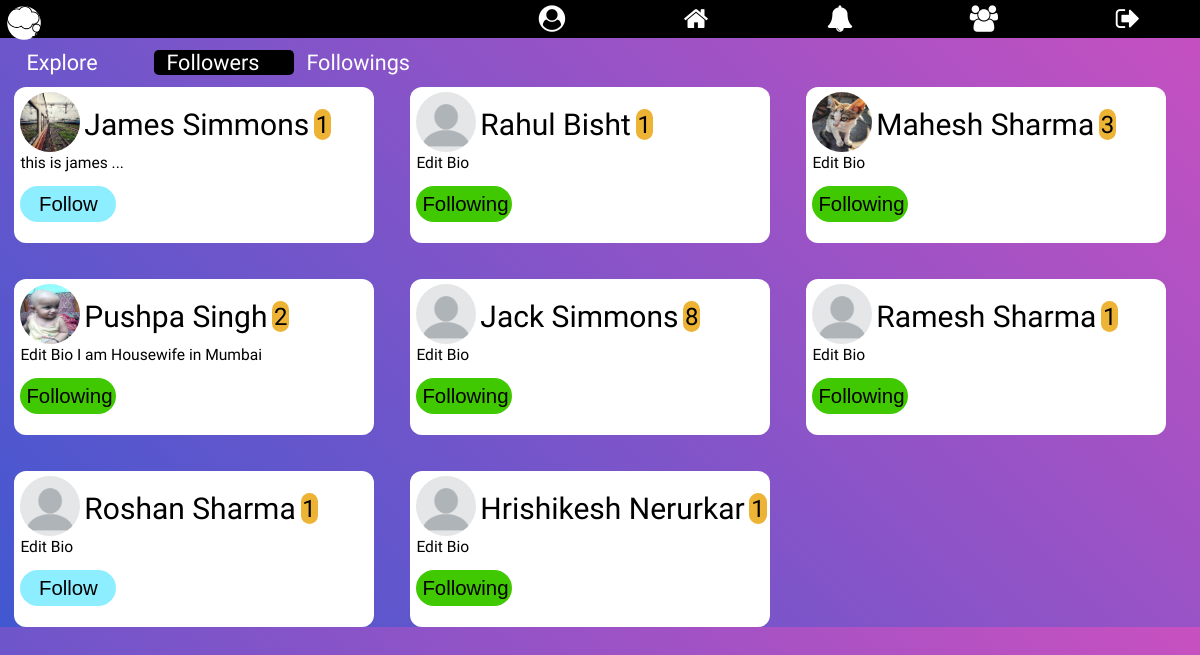
The page /explore/followers/ (signed in) on the database as committed earlier.
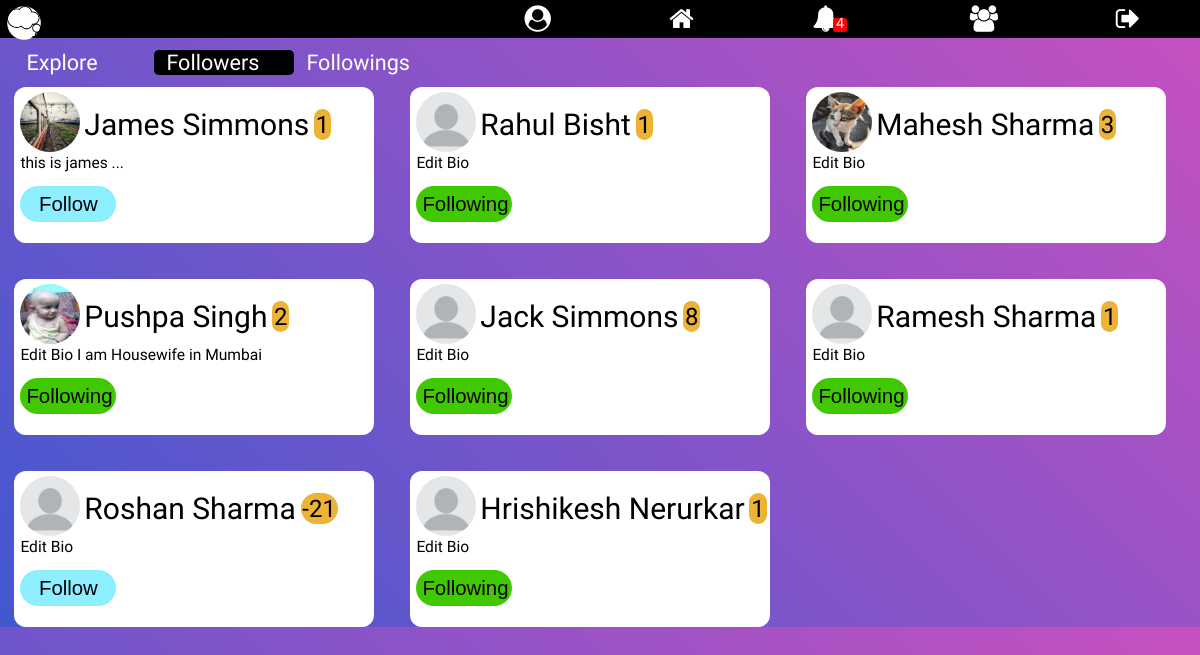
The same page on the database as committed later.
### signup/models.py (models this page shows)
class Profile(models.Model):
    user = models.OneToOneField(User, on_delete=models.CASCADE)
    gender = models.CharField(max_length=10, blank=True)
    city = models.CharField(max_length=30, blank=True)
    date_of_birth = models.DateField(null=True, blank=True)
    level = models.IntegerField(default=1)
    bio = models.TextField(max_length=410, default='Edit Bio')
    profile_pic = models.ImageField(
        blank=True,
        help_text="Select Your Profile Image",
    )
    date_of_joining = models.DateTimeField(editable=False,
                                           default=timezone.now)
    follows = models.ManyToManyField('Profile')
    def __str__(self):
        return str(self.user)

### explore/views.py (the view)
# urls.py: path('followers/', views.followers, name='followers'),
def followers(request):
    if request.user.is_authenticated:
        logged_in_user_profile = Profile.objects.get(user=request.user)
        followers = Profile.objects.filter(follows=logged_in_user_profile)
        context = {
            'logged_in_user_profile': logged_in_user_profile,
            'followers': followers,
        }
        return render(request, 'followers.html', context)
    else:
        return render(request, 'followers.html', {})

### Notification/context_processor.py (called while the page is built)
def pass_value(request):
    if request.user.is_authenticated:
        user_prfile = Profile.objects.get(user=request.user)
        my_notif = Notifications.objects.filter(receiver=user_prfile)
        unseen_notif_count = my_notif.filter(view=False).count()
        count = my_notif.count()
        if count >= 13:
            my_notif = my_notif[count-13:]
        context = {
            "my_notif": my_notif,
            "unseen_notif_count": unseen_notif_count
        }
        return context
    else:
        context = {}
        return context

### explore/templates/followers.html (shortened to what this page needs)
{% extends 'base.html' %}
{% block content %}
{% load static %}
<link rel="stylesheet" href="{% static 'explore/explore_style.css' %}">
  <div class="filter-menu">
    <a href="{% url 'explore' %}" id='explore'>Explore</a>
    <a href="{% url 'followers' %}" id='followers' style="background-color: #000">Followers</a>
    <a href="{% url 'followings' %}" id='followings'>Followings</a>
  </div>
  <div class="container">
    {% for user_profile in followers %}
      <div class="user-profile">
        <a href="{% url 'profile' user_profile.id %}">
          {% if user_profile.profile_pic %}
            <img src="{{ user_profile.profile_pic.url }}" alt="Image">
          {% else %}
            <img src="{% static 'home/images/default-profile.png' %}" alt="Image">
          {% endif %}
          <span class="name">{{ user_profile.user.first_name }} {{ user_profile.user.last_name }}</span><span class="level">{{ user_profile.level }}</span>
        </a>
        <p class="bio">{{ user_profile.bio }}</p>
        {% include 'follow_section.html' %}
      </div>
      {% empty %}
        <h3 align="center">Your Followers will be Listed Here... <br>
          Currently You don't have any Followers</h3>
    {% endfor %}
  </div>
{% endblock %}

### templates/follow_section.html (shortened to what this page needs)
<form id="follow-form{{ user_profile.id }}" class="follow-form">
  {% if user.is_authenticated %}
    <button type="button" id="follow{{ user_profile.id }}" class="follow-btn" name="button">Follow</button><br>
    {% else %}
    <button type="button" onclick="location.href='{% url 'login' %}';" id="follow{{ user_profile.id }}" class="follow-btn" name="button">Follow</button><br>
    {% endif %}
</form>

Rows that differ between the two databases and show on the page:
changed Profile "Roshan": level "1" → "-21"
Other text that changed with them:
{{ unseen_notif_count }}: (not shown) → "4"
